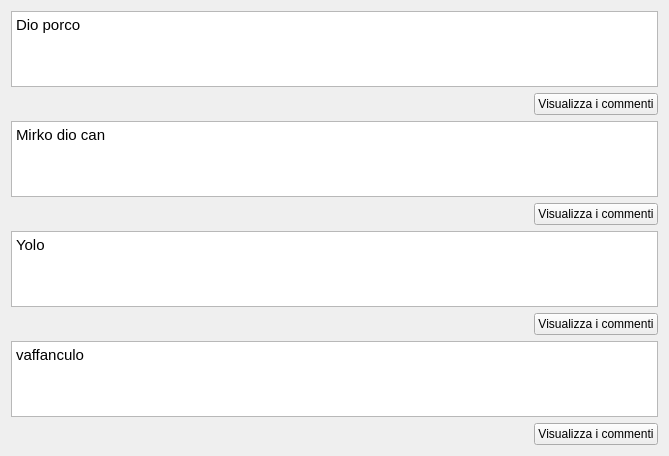
           <widget class="QWidget" name="scrollAreaWidgetContents_2">
            <property name="geometry">
             <rect>
              <x>0</x>
              <y>0</y>
              <width>669</width>
              <height>456</height>
             </rect>
            </property>
            <layout class="QVBoxLayout" name="verticalLayout_11">
             <item>
              <layout class="QVBoxLayout" name="verticalLayout_10">
               <item>
                <widget class="QTextEdit" name="textEdit_6">
                 <property name="autoFillBackground">
                  <bool>false</bool>
                 </property>
                 <property name="readOnly">
                  <bool>true</bool>
                 </property>
                 <property name="html">
                  <string>&lt;!DOCTYPE HTML PUBLIC &quot;-//W3C//DTD HTML 4.0//EN&quot; &quot;http://www.w3.org/TR/REC-html40/strict.dtd&quot;&gt;
&lt;html&gt;&lt;head&gt;&lt;meta name=&quot;qrichtext&quot; content=&quot;1&quot; /&gt;&lt;style type=&quot;text/css&quot;&gt;
p, li { white-space: pre-wrap; }
&lt;/style&gt;&lt;/head&gt;&lt;body style=&quot; font-family:'Ubuntu'; font-size:11pt; font-weight:400; font-style:normal;&quot;&gt;
&lt;p style=&quot; margin-top:0px; margin-bottom:0px; margin-left:0px; margin-right:0px; -qt-block-indent:0; text-indent:0px;&quot;&gt;Dio porco&lt;/p&gt;
&lt;p style=&quot;-qt-paragraph-type:empty; margin-top:0px; margin-bottom:0px; margin-left:0px; margin-right:0px; -qt-block-indent:0; text-indent:0px;&quot;&gt;&lt;br /&gt;&lt;/p&gt;&lt;/body&gt;&lt;/html&gt;</string>
                 </property>
                </widget>
               </item>
               <item>
                <layout class="QHBoxLayout" name="horizontalLayout_8" stretch="0,0">
                 <item>
                  <spacer name="horizontalSpacer_9">
                   <property name="orientation">
                    <enum>Qt::Horizontal</enum>
                   </property>
                   <property name="sizeHint" stdset="0">
                    <size>
                     <width>40</width>
                     <height>20</height>
                    </size>
                   </property>
                  </spacer>
                 </item>
                 <item>
                  <widget class="QPushButton" name="pushButton_8">
                   <property name="text">
                    <string>Visualizza i commenti</string>
                   </property>
                  </widget>
                 </item>
                </layout>
               </item>
              </layout>
             </item>
             <item>
              <layout class="QVBoxLayout" name="verticalLayout_12">
               <item>
                <widget class="QTextEdit" name="textEdit_7">
                 <property name="autoFillBackground">
                  <bool>false</bool>
                 </property>
                 <property name="readOnly">
                  <bool>true</bool>
                 </property>
                 <property name="html">
                  <string>&lt;!DOCTYPE HTML PUBLIC &quot;-//W3C//DTD HTML 4.0//EN&quot; &quot;http://www.w3.org/TR/REC-html40/strict.dtd&quot;&gt;
&lt;html&gt;&lt;head&gt;&lt;meta name=&quot;qrichtext&quot; content=&quot;1&quot; /&gt;&lt;style type=&quot;text/css&quot;&gt;
p, li { white-space: pre-wrap; }
&lt;/style&gt;&lt;/head&gt;&lt;body style=&quot; font-family:'Ubuntu'; font-size:11pt; font-weight:400; font-style:normal;&quot;&gt;
&lt;p style=&quot; margin-top:0px; margin-bottom:0px; margin-left:0px; margin-right:0px; -qt-block-indent:0; text-indent:0px;&quot;&gt;Mirko dio can				&lt;/p&gt;&lt;/body&gt;&lt;/html&gt;</string>
                 </property>
                </widget>
               </item>
               <item>
                <layout class="QHBoxLayout" name="horizontalLayout_9" stretch="0,0">
                 <item>
                  <spacer name="horizontalSpacer_10">
                   <property name="orientation">
                    <enum>Qt::Horizontal</enum>
                   </property>
                   <property name="sizeHint" stdset="0">
                    <size>
                     <width>40</width>
                     <height>20</height>
                    </size>
                   </property>
                  </spacer>
                 </item>
                 <item>
                  <widget class="QPushButton" name="pushButton_9">
                   <property name="text">
                    <string>Visualizza i commenti</string>
                   </property>
                  </widget>
                 </item>
                </layout>
               </item>
              </layout>
             </item>
             <item>
              <layout class="QVBoxLayout" name="verticalLayout_13">
               <item>
                <widget class="QTextEdit" name="textEdit_8">
                 <property name="autoFillBackground">
                  <bool>false</bool>
                 </property>
                 <property name="readOnly">
                  <bool>true</bool>
                 </property>
                 <property name="html">
                  <string>&lt;!DOCTYPE HTML PUBLIC &quot;-//W3C//DTD HTML 4.0//EN&quot; &quot;http://www.w3.org/TR/REC-html40/strict.dtd&quot;&gt;
&lt;html&gt;&lt;head&gt;&lt;meta name=&quot;qrichtext&quot; content=&quot;1&quot; /&gt;&lt;style type=&quot;text/css&quot;&gt;
p, li { white-space: pre-wrap; }
&lt;/style&gt;&lt;/head&gt;&lt;body style=&quot; font-family:'Ubuntu'; font-size:11pt; font-weight:400; font-style:normal;&quot;&gt;
&lt;p style=&quot; margin-top:0px; margin-bottom:0px; margin-left:0px; margin-right:0px; -qt-block-indent:0; text-indent:0px;&quot;&gt;Yolo&lt;/p&gt;&lt;/body&gt;&lt;/html&gt;</string>
                 </property>
                </widget>
               </item>
               <item>
                <layout class="QHBoxLayout" name="horizontalLayout_10" stretch="0,0">
                 <item>
                  <spacer name="horizontalSpacer_11">
                   <property name="orientation">
                    <enum>Qt::Horizontal</enum>
                   </property>
                   <property name="sizeHint" stdset="0">
                    <size>
                     <width>40</width>
                     <height>20</height>
                    </size>
                   </property>
                  </spacer>
                 </item>
                 <item>
                  <widget class="QPushButton" name="pushButton_10">
                   <property name="text">
                    <string>Visualizza i commenti</string>
                   </property>
                  </widget>
                 </item>
                </layout>
               </item>
              </layout>
             </item>
             <item>
              <layout class="QVBoxLayout" name="verticalLayout_14">
               <item>
                <widget class="QTextEdit" name="textEdit_9">
                 <property name="autoFillBackground">
                  <bool>false</bool>
                 </property>
                 <property name="readOnly">
                  <bool>true</bool>
                 </property>
                 <property name="html">
                  <string>&lt;!DOCTYPE HTML PUBLIC &quot;-//W3C//DTD HTML 4.0//EN&quot; &quot;http://www.w3.org/TR/REC-html40/strict.dtd&quot;&gt;
&lt;html&gt;&lt;head&gt;&lt;meta name=&quot;qrichtext&quot; content=&quot;1&quot; /&gt;&lt;style type=&quot;text/css&quot;&gt;
p, li { white-space: pre-wrap; }
&lt;/style&gt;&lt;/head&gt;&lt;body style=&quot; font-family:'Ubuntu'; font-size:11pt; font-weight:400; font-style:normal;&quot;&gt;
&lt;p style=&quot; margin-top:0px; margin-bottom:0px; margin-left:0px; margin-right:0px; -qt-block-indent:0; text-indent:0px;&quot;&gt;vaffanculo&lt;/p&gt;&lt;/body&gt;&lt;/html&gt;</string>
                 </property>
                </widget>
               </item>
               <item>
                <layout class="QHBoxLayout" name="horizontalLayout_11" stretch="0,0">
                 <item>
                  <spacer name="horizontalSpacer_12">
                   <property name="orientation">
                    <enum>Qt::Horizontal</enum>
                   </property>
                   <property name="sizeHint" stdset="0">
                    <size>
                     <width>40</width>
                     <height>20</height>
                    </size>
                   </property>
                  </spacer>
                 </item>
                 <item>
                  <widget class="QPushButton" name="pushButton_11">
                   <property name="text">
                    <string>Visualizza i commenti</string>
                   </property>
                  </widget>
                 </item>
                </layout>
               </item>
              </layout>
             </item>
            </layout>
           </widget>
